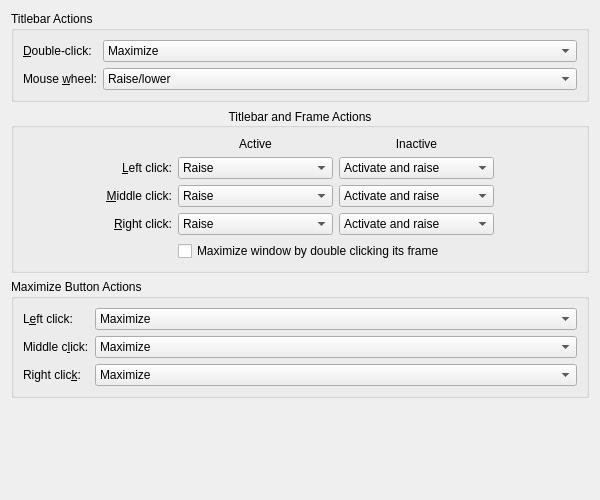
<?xml version="1.0" encoding="UTF-8"?>
<ui version="4.0">
 <class>KWinMouseConfigForm</class>
 <widget class="QWidget" name="KWinMouseConfigForm">
  <property name="geometry">
   <rect>
    <x>0</x>
    <y>0</y>
    <width>600</width>
    <height>500</height>
   </rect>
  </property>
  <layout class="QVBoxLayout" name="verticalLayout">
   <item>
    <widget class="QGroupBox" name="groupBox_1">
     <property name="title">
      <string>Titlebar Actions</string>
     </property>
     <property name="flat">
      <bool>true</bool>
     </property>
     <layout class="QFormLayout" name="formLayout_1">
      <property name="formAlignment">
       <set>Qt::AlignHCenter|Qt::AlignTop</set>
      </property>
      <item row="0" column="0">
       <widget class="QLabel" name="label_1">
        <property name="text">
         <string>&amp;Double-click:</string>
        </property>
        <property name="buddy">
         <cstring>kcfg_TitlebarDoubleClickCommand</cstring>
        </property>
       </widget>
      </item>
      <item row="0" column="1">
       <widget class="QComboBox" name="kcfg_TitlebarDoubleClickCommand">
        <property name="whatsThis">
         <string>Behavior on &lt;em&gt;double&lt;/em&gt; click into the titlebar.</string>
        </property>
        <item>
         <property name="text">
          <string extracomment="@item:inlistbox behavior on double click">Maximize</string>
         </property>
        </item>
        <item>
         <property name="text">
          <string extracomment="@item:inlistbox behavior on double click">Vertically maximize</string>
         </property>
        </item>
        <item>
         <property name="text">
          <string extracomment="@item:inlistbox behavior on double click">Horizontally maximize</string>
         </property>
        </item>
        <item>
         <property name="text">
          <string extracomment="@item:inlistbox behavior on double click">Minimize</string>
         </property>
        </item>
        <item>
         <property name="text">
          <string extracomment="@item:inlistbox behavior on double click">Lower</string>
         </property>
        </item>
        <item>
         <property name="text">
          <string extracomment="@item:inlistbox behavior on double click">Close</string>
         </property>
        </item>
        <item>
         <property name="text">
          <string extracomment="@item:inlistbox behavior on double click">Show on all desktops</string>
         </property>
        </item>
        <item>
         <property name="text">
          <string extracomment="@item:inlistbox behavior on double click">Do nothing</string>
         </property>
        </item>
       </widget>
      </item>
      <item row="1" column="0">
       <widget class="QLabel" name="label_2">
        <property name="text">
         <string>Mouse &amp;wheel:</string>
        </property>
        <property name="buddy">
         <cstring>kcfg_CommandTitlebarWheel</cstring>
        </property>
       </widget>
      </item>
      <item row="1" column="1">
       <widget class="QComboBox" name="kcfg_CommandTitlebarWheel">
        <property name="whatsThis">
         <string>Behavior on &lt;em&gt;mouse wheel&lt;/em&gt; scroll over the titlebar.</string>
        </property>
        <item>
         <property name="text">
          <string>Raise/lower</string>
         </property>
        </item>
        <item>
         <property name="text">
          <string>Maximize/restore</string>
         </property>
        </item>
        <item>
         <property name="text">
          <string>Keep above/below</string>
         </property>
        </item>
        <item>
         <property name="text">
          <string>Move to previous/next desktop</string>
         </property>
        </item>
        <item>
         <property name="text">
          <string>Change opacity</string>
         </property>
        </item>
        <item>
         <property name="text">
          <string>Do nothing</string>
         </property>
        </item>
       </widget>
      </item>
     </layout>
    </widget>
   </item>
   <item>
    <widget class="QGroupBox" name="groupBox_2">
     <property name="title">
      <string>Titlebar and Frame Actions</string>
     </property>
     <property name="flat">
      <bool>true</bool>
     </property>
     <property name="alignment">
      <set>Qt::AlignCenter</set>
     </property>
     <layout class="QHBoxLayout" name="horizontalLayout_1">
      <item>
       <spacer name="horizontalSpacer_1">
        <property name="orientation">
         <enum>Qt::Horizontal</enum>
        </property>
        <property name="sizeHint" stdset="0">
         <size>
          <width>0</width>
          <height>0</height>
         </size>
        </property>
       </spacer>
      </item>
      <item>
       <layout class="QGridLayout" name="gridLayout_1">
        <item row="0" column="1">
         <widget class="QLabel" name="label_3">
          <property name="text">
           <string>Active</string>
          </property>
          <property name="alignment">
           <set>Qt::AlignCenter</set>
          </property>
         </widget>
        </item>
        <item row="1" column="0">
         <widget class="QLabel" name="label_5">
          <property name="text">
           <string>&amp;Left click:</string>
          </property>
          <property name="alignment">
           <set>Qt::AlignRight|Qt::AlignTrailing|Qt::AlignVCenter</set>
          </property>
          <property name="buddy">
           <cstring>kcfg_CommandActiveTitlebar1</cstring>
          </property>
         </widget>
        </item>
        <item row="0" column="2">
         <widget class="QLabel" name="label_4">
          <property name="text">
           <string>Inactive</string>
          </property>
          <property name="alignment">
           <set>Qt::AlignCenter</set>
          </property>
         </widget>
        </item>
        <item row="2" column="0">
         <widget class="QLabel" name="label_6">
          <property name="text">
           <string>&amp;Middle click:</string>
          </property>
          <property name="alignment">
           <set>Qt::AlignRight|Qt::AlignTrailing|Qt::AlignVCenter</set>
          </property>
          <property name="buddy">
           <cstring>kcfg_CommandActiveTitlebar2</cstring>
          </property>
         </widget>
        </item>
        <item row="3" column="0">
         <widget class="QLabel" name="label_7">
          <property name="text">
           <string>&amp;Right click:</string>
          </property>
          <property name="alignment">
           <set>Qt::AlignRight|Qt::AlignTrailing|Qt::AlignVCenter</set>
          </property>
          <property name="buddy">
           <cstring>kcfg_CommandActiveTitlebar3</cstring>
          </property>
         </widget>
        </item>
        <item row="1" column="1">
         <widget class="QComboBox" name="kcfg_CommandActiveTitlebar1">
          <property name="sizePolicy">
           <sizepolicy hsizetype="Fixed" vsizetype="Fixed">
            <horstretch>0</horstretch>
            <verstretch>0</verstretch>
           </sizepolicy>
          </property>
          <property name="whatsThis">
           <string>Behavior on &lt;em&gt;left&lt;/em&gt; click into the titlebar or frame of an &lt;em&gt;active&lt;/em&gt; window.</string>
          </property>
          <item>
           <property name="text">
            <string>Raise</string>
           </property>
          </item>
          <item>
           <property name="text">
            <string>Lower</string>
           </property>
          </item>
          <item>
           <property name="text">
            <string>Toggle raise and lower</string>
           </property>
          </item>
          <item>
           <property name="text">
            <string>Minimize</string>
           </property>
          </item>
          <item>
           <property name="text">
            <string>Close</string>
           </property>
          </item>
          <item>
           <property name="text">
            <string>Window menu</string>
           </property>
          </item>
          <item>
           <property name="text">
            <string>Do nothing</string>
           </property>
          </item>
         </widget>
        </item>
        <item row="1" column="2">
         <widget class="QComboBox" name="kcfg_CommandInactiveTitlebar1">
          <property name="whatsThis">
           <string>Behavior on &lt;em&gt;left&lt;/em&gt; click into the titlebar or frame of an &lt;em&gt;inactive&lt;/em&gt; window.</string>
          </property>
          <item>
           <property name="text">
            <string>Activate and raise</string>
           </property>
          </item>
          <item>
           <property name="text">
            <string>Activate and lower</string>
           </property>
          </item>
          <item>
           <property name="text">
            <string>Activate</string>
           </property>
          </item>
          <item>
           <property name="text">
            <string>Raise</string>
           </property>
          </item>
          <item>
           <property name="text">
            <string>Lower</string>
           </property>
          </item>
          <item>
           <property name="text">
            <string>Toggle raise and lower</string>
           </property>
          </item>
          <item>
           <property name="text">
            <string>Minimize</string>
           </property>
          </item>
          <item>
           <property name="text">
            <string>Close</string>
           </property>
          </item>
          <item>
           <property name="text">
            <string>Window menu</string>
           </property>
          </item>
          <item>
           <property name="text">
            <string>Do nothing</string>
           </property>
          </item>
         </widget>
        </item>
        <item row="2" column="1">
         <widget class="QComboBox" name="kcfg_CommandActiveTitlebar2">
          <property name="sizePolicy">
           <sizepolicy hsizetype="Fixed" vsizetype="Fixed">
            <horstretch>0</horstretch>
            <verstretch>0</verstretch>
           </sizepolicy>
          </property>
          <property name="whatsThis">
           <string>Behavior on &lt;em&gt;left&lt;/em&gt; click into the titlebar or frame of an &lt;em&gt;active&lt;/em&gt; window.</string>
          </property>
          <item>
           <property name="text">
            <string>Raise</string>
           </property>
          </item>
          <item>
           <property name="text">
            <string>Lower</string>
           </property>
          </item>
          <item>
           <property name="text">
            <string>Toggle raise and lower</string>
           </property>
          </item>
          <item>
           <property name="text">
            <string>Minimize</string>
           </property>
          </item>
          <item>
           <property name="text">
            <string>Close</string>
           </property>
          </item>
          <item>
           <property name="text">
            <string>Window menu</string>
           </property>
          </item>
          <item>
           <property name="text">
            <string>Do nothing</string>
           </property>
          </item>
         </widget>
        </item>
        <item row="2" column="2">
         <widget class="QComboBox" name="kcfg_CommandInactiveTitlebar2">
          <property name="whatsThis">
           <string>Behavior on &lt;em&gt;left&lt;/em&gt; click into the titlebar or frame of an &lt;em&gt;inactive&lt;/em&gt; window.</string>
          </property>
          <item>
           <property name="text">
            <string>Activate and raise</string>
           </property>
          </item>
          <item>
           <property name="text">
            <string>Activate and lower</string>
           </property>
          </item>
          <item>
           <property name="text">
            <string>Activate</string>
           </property>
          </item>
          <item>
           <property name="text">
            <string>Raise</string>
           </property>
          </item>
          <item>
           <property name="text">
            <string>Lower</string>
           </property>
          </item>
          <item>
           <property name="text">
            <string>Toggle raise and lower</string>
           </property>
          </item>
          <item>
           <property name="text">
            <string>Minimize</string>
           </property>
          </item>
          <item>
           <property name="text">
            <string>Close</string>
           </property>
          </item>
          <item>
           <property name="text">
            <string>Window menu</string>
           </property>
          </item>
          <item>
           <property name="text">
            <string>Do nothing</string>
           </property>
          </item>
         </widget>
        </item>
        <item row="3" column="1">
         <widget class="QComboBox" name="kcfg_CommandActiveTitlebar3">
          <property name="sizePolicy">
           <sizepolicy hsizetype="Fixed" vsizetype="Fixed">
            <horstretch>0</horstretch>
            <verstretch>0</verstretch>
           </sizepolicy>
          </property>
          <property name="whatsThis">
           <string>Behavior on &lt;em&gt;left&lt;/em&gt; click into the titlebar or frame of an &lt;em&gt;active&lt;/em&gt; window.</string>
          </property>
          <item>
           <property name="text">
            <string>Raise</string>
           </property>
          </item>
          <item>
           <property name="text">
            <string>Lower</string>
           </property>
          </item>
          <item>
           <property name="text">
            <string>Toggle raise and lower</string>
           </property>
          </item>
          <item>
           <property name="text">
            <string>Minimize</string>
           </property>
          </item>
          <item>
           <property name="text">
            <string>Close</string>
           </property>
          </item>
          <item>
           <property name="text">
            <string>Window menu</string>
           </property>
          </item>
          <item>
           <property name="text">
            <string>Do nothing</string>
           </property>
          </item>
         </widget>
        </item>
        <item row="3" column="2">
         <widget class="QComboBox" name="kcfg_CommandInactiveTitlebar3">
          <property name="whatsThis">
           <string>Behavior on &lt;em&gt;left&lt;/em&gt; click into the titlebar or frame of an &lt;em&gt;inactive&lt;/em&gt; window.</string>
          </property>
          <item>
           <property name="text">
            <string>Activate and raise</string>
           </property>
          </item>
          <item>
           <property name="text">
            <string>Activate and lower</string>
           </property>
          </item>
          <item>
           <property name="text">
            <string>Activate</string>
           </property>
          </item>
          <item>
           <property name="text">
            <string>Raise</string>
           </property>
          </item>
          <item>
           <property name="text">
            <string>Lower</string>
           </property>
          </item>
          <item>
           <property name="text">
            <string>Toggle raise and lower</string>
           </property>
          </item>
          <item>
           <property name="text">
            <string>Minimize</string>
           </property>
          </item>
          <item>
           <property name="text">
            <string>Close</string>
           </property>
          </item>
          <item>
           <property name="text">
            <string>Window menu</string>
           </property>
          </item>
          <item>
           <property name="text">
            <string>Do nothing</string>
           </property>
          </item>
         </widget>
        </item>
        <item row="4" column="1" colspan="2">
         <widget class="QCheckBox" name="kcfg_DoubleClickBorderToMaximize">
          <property name="text">
           <string>Maximize window by double clicking its frame</string>
          </property>
         </widget>
        </item>
       </layout>
      </item>
      <item>
       <spacer name="horizontalSpacer_2">
        <property name="orientation">
         <enum>Qt::Horizontal</enum>
        </property>
        <property name="sizeHint" stdset="0">
         <size>
          <width>0</width>
          <height>0</height>
         </size>
        </property>
       </spacer>
      </item>
     </layout>
    </widget>
   </item>
   <item>
    <widget class="QGroupBox" name="groupBox_3">
     <property name="title">
      <string>Maximize Button Actions</string>
     </property>
     <property name="flat">
      <bool>true</bool>
     </property>
     <layout class="QFormLayout" name="formLayout_2">
      <property name="formAlignment">
       <set>Qt::AlignHCenter|Qt::AlignTop</set>
      </property>
      <item row="0" column="0">
       <widget class="QLabel" name="label_8">
        <property name="whatsThis">
         <string>Behavior on &lt;em&gt;left&lt;/em&gt; click onto the maximize button.</string>
        </property>
        <property name="text">
         <string>L&amp;eft click:</string>
        </property>
        <property name="buddy">
         <cstring>kcfg_MaximizeButtonLeftClickCommand</cstring>
        </property>
       </widget>
      </item>
      <item row="0" column="1">
       <widget class="QComboBox" name="kcfg_MaximizeButtonLeftClickCommand">
        <property name="whatsThis">
         <string>Behavior on &lt;em&gt;left&lt;/em&gt; click onto the maximize button.</string>
        </property>
        <item>
         <property name="text">
          <string>Maximize</string>
         </property>
        </item>
        <item>
         <property name="text">
          <string>Vertically maximize</string>
         </property>
        </item>
        <item>
         <property name="text">
          <string>Horizontally maximize</string>
         </property>
        </item>
       </widget>
      </item>
      <item row="1" column="0">
       <widget class="QLabel" name="label_9">
        <property name="whatsThis">
         <string>Behavior on &lt;em&gt;middle&lt;/em&gt; click onto the maximize button.</string>
        </property>
        <property name="text">
         <string>Middle c&amp;lick:</string>
        </property>
        <property name="buddy">
         <cstring>kcfg_MaximizeButtonMiddleClickCommand</cstring>
        </property>
       </widget>
      </item>
      <item row="1" column="1">
       <widget class="QComboBox" name="kcfg_MaximizeButtonMiddleClickCommand">
        <property name="whatsThis">
         <string>Behavior on &lt;em&gt;middle&lt;/em&gt; click onto the maximize button.</string>
        </property>
        <item>
         <property name="text">
          <string>Maximize</string>
         </property>
        </item>
        <item>
         <property name="text">
          <string>Vertically maximize</string>
         </property>
        </item>
        <item>
         <property name="text">
          <string>Horizontally maximize</string>
         </property>
        </item>
       </widget>
      </item>
      <item row="2" column="0">
       <widget class="QLabel" name="label_10">
        <property name="whatsThis">
         <string>Behavior on &lt;em&gt;right&lt;/em&gt; click onto the maximize button.</string>
        </property>
        <property name="text">
         <string>Right clic&amp;k:</string>
        </property>
        <property name="buddy">
         <cstring>kcfg_MaximizeButtonRightClickCommand</cstring>
        </property>
       </widget>
      </item>
      <item row="2" column="1">
       <widget class="QComboBox" name="kcfg_MaximizeButtonRightClickCommand">
        <property name="whatsThis">
         <string>Behavior on &lt;em&gt;right&lt;/em&gt; click onto the maximize button.</string>
        </property>
        <item>
         <property name="text">
          <string>Maximize</string>
         </property>
        </item>
        <item>
         <property name="text">
          <string>Vertically maximize</string>
         </property>
        </item>
        <item>
         <property name="text">
          <string>Horizontally maximize</string>
         </property>
        </item>
       </widget>
      </item>
     </layout>
    </widget>
   </item>
   <item>
    <spacer name="verticalSpacer_1">
     <property name="orientation">
      <enum>Qt::Vertical</enum>
     </property>
     <property name="sizeHint" stdset="0">
      <size>
       <width>0</width>
       <height>0</height>
      </size>
     </property>
    </spacer>
   </item>
  </layout>
 </widget>
 <tabstops>
  <tabstop>kcfg_TitlebarDoubleClickCommand</tabstop>
  <tabstop>kcfg_CommandTitlebarWheel</tabstop>
  <tabstop>kcfg_CommandActiveTitlebar1</tabstop>
  <tabstop>kcfg_CommandInactiveTitlebar1</tabstop>
  <tabstop>kcfg_CommandActiveTitlebar2</tabstop>
  <tabstop>kcfg_CommandInactiveTitlebar2</tabstop>
  <tabstop>kcfg_CommandActiveTitlebar3</tabstop>
  <tabstop>kcfg_CommandInactiveTitlebar3</tabstop>
  <tabstop>kcfg_MaximizeButtonLeftClickCommand</tabstop>
  <tabstop>kcfg_MaximizeButtonMiddleClickCommand</tabstop>
  <tabstop>kcfg_MaximizeButtonRightClickCommand</tabstop>
 </tabstops>
 <resources/>
 <connections/>
</ui>
